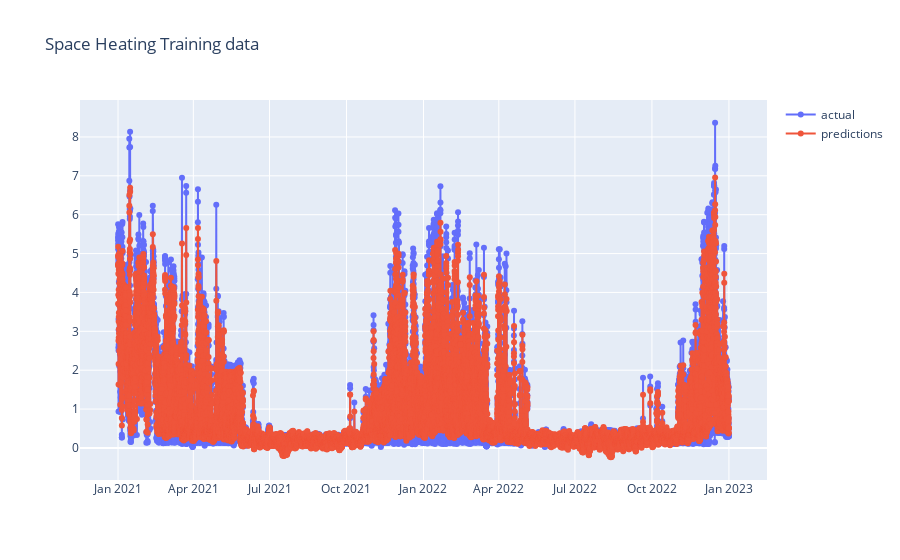

The code cell stored with this chart in its notebook:
### Code cell
plot_predictions(predictions_training, title_text="Space Heating Training data")

### Figure 1 — Plotly figure (JSON) as saved in the notebook; plotly's stock layout.template omitted (floating-point values rounded to 4 significant figures; data arrays with more than 128 entries replaced by an {"elided": "..."} marker saying what was removed)
{"data": [{"mode": "lines+markers", "name": "actual", "type": "scatter", "x": {"elided": "17518 str values"}, "y": {"elided": "17518 float values"}}, {"mode": "lines+markers", "name": "predictions", "type": "scatter", "x": {"elided": "17518 str values"}, "y": {"elided": "17518 float values"}}], "layout": {"title": {"text": "Space Heating Training data"}}}
